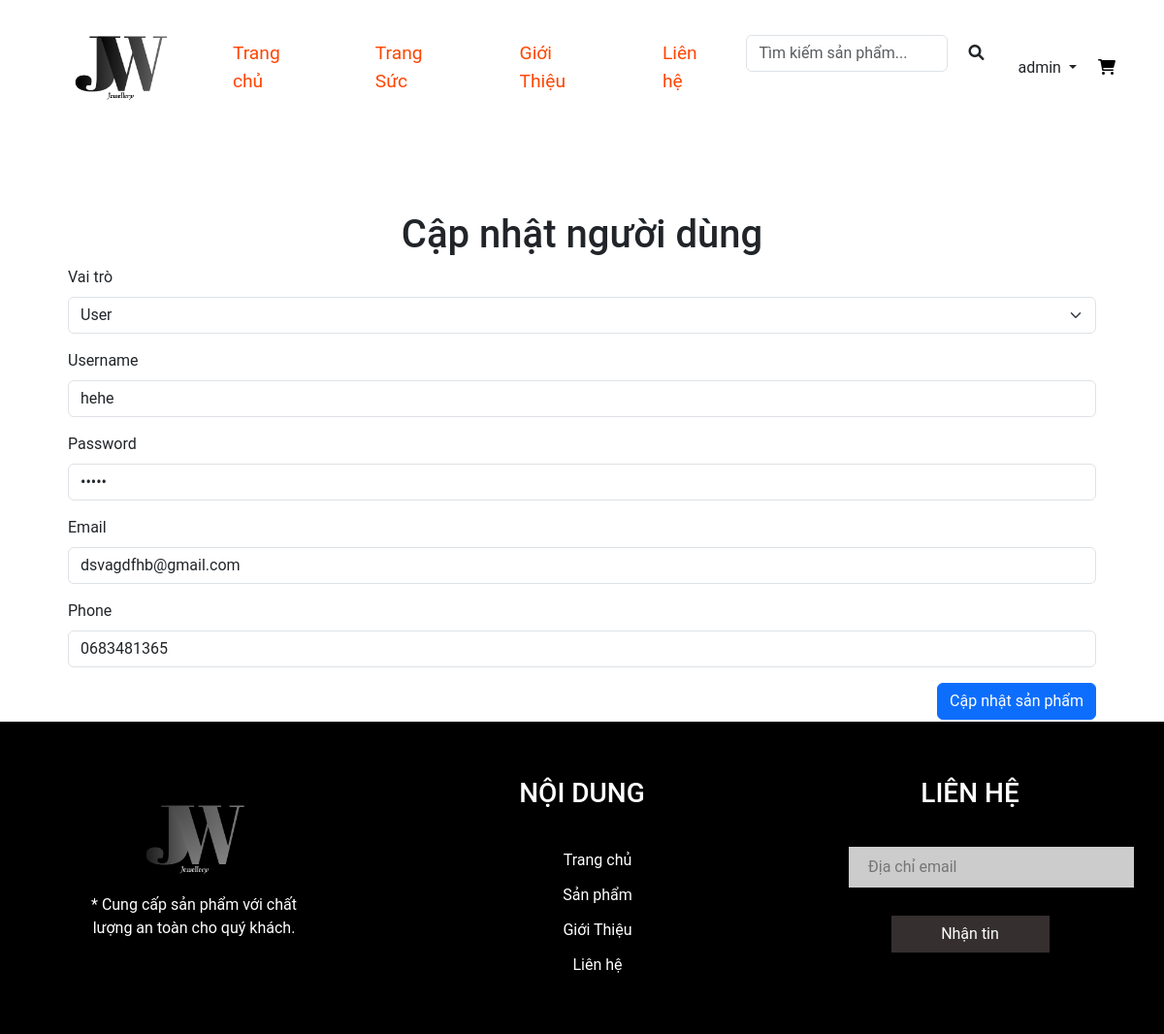
/admin-edit-user/13 (signed in), run on the app's committed database.
### tables this page shows
CREATE TABLE `user` (
  `id` int NOT NULL,
  `username` varchar(100) NOT NULL,
  `password` varchar(100) NOT NULL,
  `email` varchar(100) NOT NULL,
  `sdt` varchar(20) NOT NULL,
  `vaitro` enum('user','admin') DEFAULT 'user'
);

### src/Framework/Viewer.php (called while the page is built, shortened)
<?php
class Viewer
{
  public function render(string $template, array $data = []): string
  {
    extract($data, EXTR_SKIP);
    require "views/$template";
    return ob_get_clean();
  }
}

### index.php (called while the page is built, shortened)
<?php
include_once "./views/layout-header.php";
$router = new Router();
$router->add("/", ["controller" => "home", "action" => "index"]);
$router->add("/trang-suc", ["controller" => "products", "action" => "index"]);
$router->add("/trang-suc/tim-kiem", ["controller" => "products", "action" => "search"]);
$router->add("/trang-suc/danh-muc/{id:\d+}", ["controller" => "products", "action" => "index"]);
$router->add("/trang-suc/chi-tiet/{id:\d+}", ["controller" => "products", "action" => "detail"]);
$router->add("/gioi-thieu", ["controller" => "home", "action" => "about"]);
$router->add("/lien-he", ["controller" => "home", "action" => "contact"]);
$router->add("/gio-hang", ["controller" => "carts", "action" => "index"]);
$router->add("/gio-hang/check-out", ["controller" => "carts", "action" => "checkout"]);
$router->add("/gio-hang/add/{id:\d+}", ["controller" => "carts", "action" => "addToCart"]);
$router->add("/gio-hang/xoa/{id:\d+}", ["controller" => "carts", "action" => "removeFromCart"]);
$router->add("/don-hang", ["controller" => "orders", "action" => "index"]);
$router->add("/don-hang/chi-tiet/{id:\d+}", ["controller" => "orders", "action" => "detail"]);
$router->add("/don-hang/huy/{id:\d+}", ["controller" => "orders", "action" => "cancel"]);
$router->add("/dang-nhap", ["controller" => "users", "action" => "login"]);
$router->add("/dang-ky", ["controller" => "users", "action" => "register"]);
$router->add("/dang-xuat", ["controller" => "users", "action" => "logout"]);
$router->add("/admin", ["controller" => "admins", "action" => "index"]);
$router->add("/admin-pro", ["controller" => "products", "action" => "adminPro"]);
$router->add("/admin-add-pro", ["controller" => "products", "action" => "adminAddPro"]);
$router->add("/admin-edit-pro/{id:\d+}", ["controller" => "products", "action" => "adminEditPro"]);
$router->add("/admin-delete-pro/{id:\d+}", ["controller" => "products", "action" => "deleteP"]);
$router->add("/admin-cate", ["controller" => "categorys", "action" => "adminCate"]);
$router->add("/admin-add-cate", ["controller" => "categorys", "action" => "adminAddCate"]);
$router->add("/admin-edit-cate/{id:\d+}", ["controller" => "categorys", "action" => "adminEditCate"]);
$router->add("/admin-delete-cate/{id:\d+}", ["controller" => "categorys", "action" => "deleteC"]);
$router->add("/admin-user", ["controller" => "admins", "action" => "adminUser"]);
$router->add("/admin-add-user", ["controller" => "admins", "action" => "addUser"]);
$router->add("/admin-edit-user/{id:\d+}", ["controller" => "admins", "action" => "editAdminUser"]);
$router->add("/admin-delete-user/{id:\d+}", ["controller" => "admins", "action" => "deleteU"]);
$router->add("/admin-order", ["controller" => "admins", "action" => "adminOrders"]);
$router->add("/admin-order-update/{id:\d+}", ["controller" => "admins", "action" => "updateOrderStatus"]);
$router->add("/admin-order-detail/{id:\d+}", ["controller" => "admins", "action" => "adminOrderDetail"]);
$router->add("/admin-order-confirm/{id:\d+}", ["controller" => "admins", "action" => "confirmOrder"]);
$router->add("/admin-order-cancel/{id:\d+}", ["controller" => "admins", "action" => "cancelOrder"]);
$path = parse_url($_SERVER["REQUEST_URI"], PHP_URL_PATH);
$params = $router->match($path);
$action = $params["action"];
unset($params['controller'], $params["action"]);
$controller_object = new ("App\Controllers\\" . $controller)();
$controller_object->$action(...$params);
include_once "./views/layout-footer.php";

### src/App/Database.php (called while the page is built, shortened)
<?php
class Database
{
  public function getConnection(): PDO
  {
    $dsn = "mysql:host={$this->host};dbname={$this->name};charset=utf8;port=3306";
    return new PDO($dsn, $this->user, $this->password, [
      PDO::ATTR_ERRMODE => PDO::ERRMODE_EXCEPTION
    ]);
  }
  private function query($sql, $param = [])
  {
    $stmt = $this->getConnection()->prepare($sql);
    if ($param) {
      $stmt->execute($param);
    } else {
      $stmt->execute();
    }
    return $stmt;
  }
  public function getOne($sql,)
  {
    $param = array_slice(func_get_args(), 1);
    $stmt = $this->query($sql, $param);
    return $stmt->fetch(PDO::FETCH_ASSOC);
  }
}

### src/Framework/Model.php (called while the page is built, shortened)
<?php
abstract class Model
{
  protected $table;
  protected Database $database;
  public function __construct()
  {
    $this->database = new Database("localhost", "wd19311-php2", "root", "");
    $this->database->getConnection();
  }
  public function find($id)
  {
    return $this->database->getOne("SELECT * FROM $this->table WHERE id = ?", $id);
  }
}

### views/admin-edit-user.php (the view, shortened to what this page needs)
<div class="container mt-5" style="padding:40px;">
    <h1 class="text-center">Cập nhật người dùng</h1>
    <form action="/web2-php/admin-edit-user/<?= $edituser['id']  ?>" method="POST">
        <div class="mb-3">
            <label for="vaitro" class="form-label">Vai trò</label>
            <select
                class="form-select"
                aria-label="Default select example" name="vaitro" id="vaitro">
                <?php foreach (['user', 'admin'] as $role): ?>
                    <option value="<?= $role ?>" <?= $edituser['vaitro'] === $role ? 'selected' : '' ?>><?= ucfirst($role) ?></option>
                <?php endforeach; ?>
            </select>
        </div>
        <div class="mb-3">
            <label for="username" class="form-label">Username</label>
            <input
                value="<?= $edituser['username'] ?>"
                type="text"
                class="form-control"
                id="username"
                name="username" required
                placeholder="Nhập tên đăng nhập" />
        </div>
        <div class="mb-3">
            <label for="password" class="form-label">Password</label>
            <input
                value="<?= $edituser['password'] ?>"
                type="password"
                class="form-control"
                id="password"
                name="password" required
                placeholder="Nhập mật khẩu" />
        </div>
        <div class="mb-3">
            <label for="email" class="form-label">Email</label>
            <input
                value="<?= $edituser['email'] ?>"
                type="email"
                class="form-control"
                id="email"
                name="email" required
                placeholder="Nhập email" />
        </div>
        <div class="mb-3">
            <label for="sdt" class="form-label">Phone</label>
            <input
                value="<?= $edituser['sdt'] ?>"
                type="number"
                class="form-control"
                id="sdt"
                name="sdt" required
                placeholder="Nhập số điện thoại" />
        </div>
        <button type="submit" class="btn btn-primary" style="float:right;">Cập nhật sản phẩm</button>
    </form>
</div>

### public/css/index.css (style rules this page uses)
:root { --main-color: #d3ad7f; --black: black; --bg: #fff; --border: .1rem solid rgba(255, 255, 255, .3); }
* { padding: 0; margin: 0; box-sizing: border-box; font-family: 'Roboto', sans-serif; outline: none; border: none; text-decoration: none; }
body { background: #fff; }

### data on the page
user: vaitro "User", username "hehe", email "dsvagdfhb@gmail.com", sdt "0683481365"

### other printed values
$_SESSION['user']['username'] "admin"
